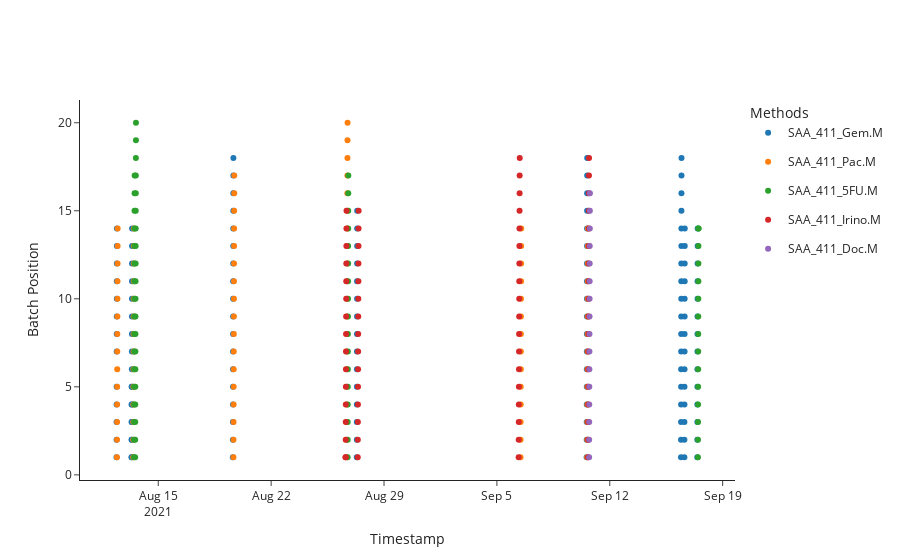

Here is the notebook cell this chart was saved with:
### Code cell
methods_plot = pc.plot_methods()
methods_plot.show()

methods = pc.get_methods()
print("Methods: ", methods)
